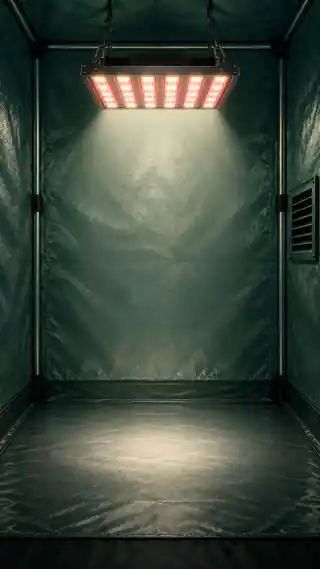
#> input picture assets/growroom/backgrounds/growroom-l2-v1.webp, 320 x 569 px, found by its file name; its folder holds 4 pictures in this run
$ python build-growroom-matrix.py
#> lines starting #> are read from the running program, lines starting #| are printed output that depends on the picture
from PIL import Image, ImageEnhance, ImageDraw, ImageFilter
from pathlib import Path

ROOT=Path("assets/growroom/backgrounds")

def add_light_progression(im, level):
    w,h=im.size
    out=im.convert("RGBA")
    # increasingly wider and brighter illumination while keeping room geometry untouched
    overlay=Image.new("RGBA",(w,h),(0,0,0,0))
    d=ImageDraw.Draw(overlay)
    cx=w//2
    top=int(h*.15)
    bottom=int(h*.84)
    topw=int(w*(.17 + (level-3)*.025))
    botw=int(w*(.48 + (level-3)*.045))
    alpha={3:24,4:37,5:52}[level]
    poly=[(cx-topw//2,top),(cx+topw//2,top),(cx+botw//2,bottom),(cx-botw//2,bottom)]
    d.polygon(poly,fill=(255,231,165,alpha))
    overlay=overlay.filter(ImageFilter.GaussianBlur(42 + level*5))
    out=Image.alpha_composite(out,overlay)

    # Boost only the lamp/top-light region, preserving the tent itself.
    top_region=out.crop((0,0,w,int(h*.34))).convert("RGB")
    top_region=ImageEnhance.Brightness(top_region).enhance({3:1.06,4:1.13,5:1.21}[level])
    top_region=ImageEnhance.Contrast(top_region).enhance({3:1.02,4:1.04,5:1.06}[level])
    out.alpha_composite(top_region.convert("RGBA"),(0,0))
    return out.convert("RGB")

for vent in range(1,6):
    src=ROOT/f"growroom-l2-v{vent}.webp"
    if not src.exists():
        raise SystemExit(f"missing source {src}")
    base=Image.open(src).convert("RGB")
#> base is the input picture: PIL image 320x569 RGB; mean R, G, B 60.8, 72.2, 60.5
    for light in range(3,6):
        out=add_light_progression(base,light)
        dst=ROOT/f"growroom-l{light}-v{vent}.webp"
        out.save(dst,"WEBP",quality=82,method=6)
        print(dst)
#> this loop made 3 passes
#> pass 1, in add_light_progression, `overlay=overlay.filter(ImageFilter.GaussianBlur(42 + level*5))`:
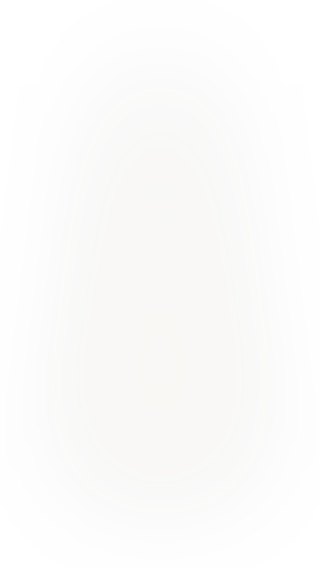
#> overlay: PIL image 320x569 RGBA; mean R, G, B, A 56.3, 51, 36.5, 5.3; transparent parts drawn white
#> after the loop:
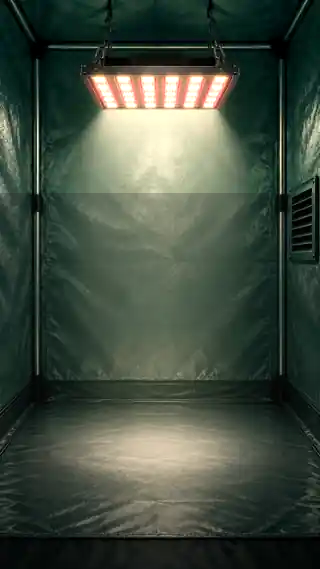
#> out: PIL image 320x569 RGB; mean R, G, B 65.6, 77.2, 63.9
#> pass 2 of the loop `for vent in range(1,6):`:
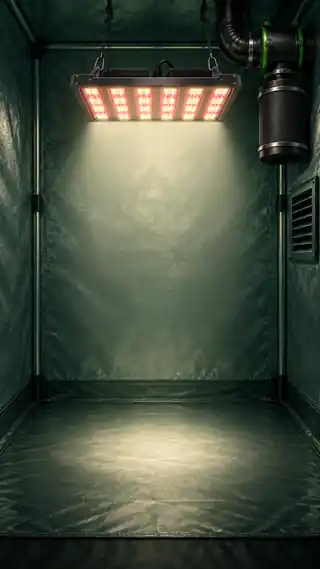
#> input picture assets/growroom/backgrounds/growroom-l2-v2.webp, 320 x 569 px, found by its file name
#> base is the input picture: PIL image 320x569 RGB; mean R, G, B 69.5, 77.7, 62
#> the loop `for light in range(3,6):` made 3 passes
#> pass 1, in add_light_progression (call 4), `top_region=out.crop((0,0,w,int(h*.34))).convert("RGB")`:
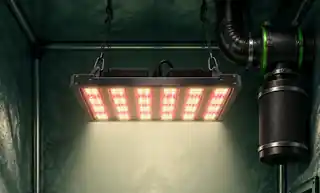
#> top_region: PIL image 320x193 RGB; mean R, G, B 73, 76.4, 61.4
#> after the loop `for light in range(3,6):`:
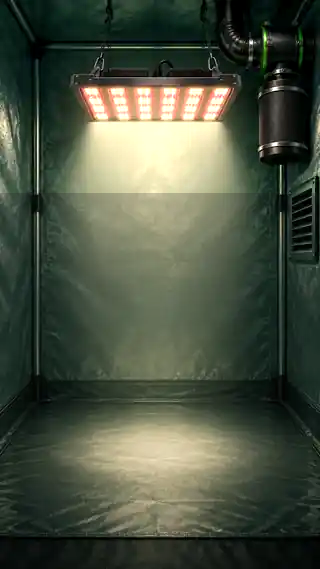
#> out: PIL image 320x569 RGB; mean R, G, B 73.8, 82.1, 65
#> pass 3 of the loop `for vent in range(1,6):`:
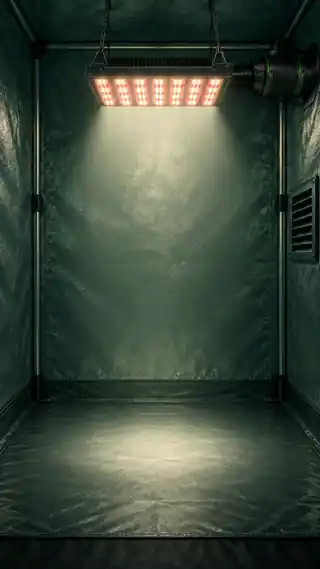
#> input picture assets/growroom/backgrounds/growroom-l2-v3.webp, 320 x 569 px, found by its file name
#> base is the input picture: PIL image 320x569 RGB; mean R, G, B 60, 72.2, 58.3
#> the loop `for light in range(3,6):` made 3 passes
#> pass 1, in add_light_progression (call 7), `top_region=out.crop((0,0,w,int(h*.34))).convert("RGB")`:
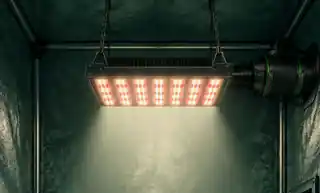
#> top_region: PIL image 320x193 RGB; mean R, G, B 66.2, 74.7, 60
#> after the loop `for light in range(3,6):`:
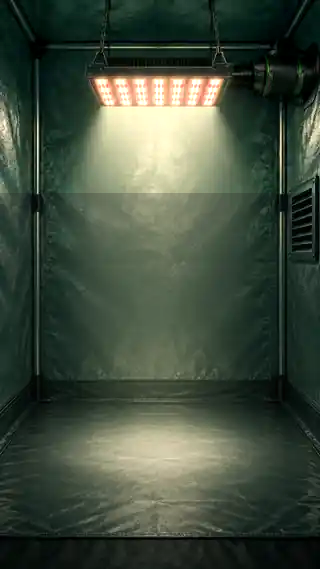
#> out: PIL image 320x569 RGB; mean R, G, B 65, 77.1, 61.5
#> (the program exits here)
